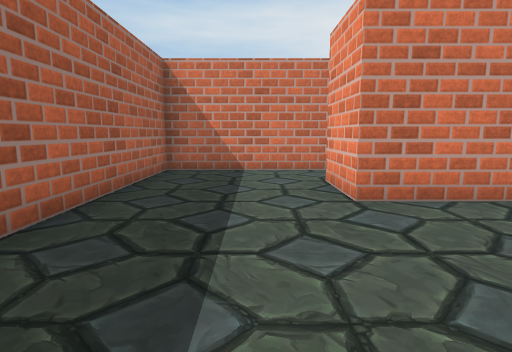
view 1 (above)

12 first-person views from a walk through a scene from a Unity 3-D project. The camera is 0.51 m above the floor, tilts 8° down and sees 80° across. The floor is counted in squares, 0.5 m on a side. Each view is taken from the middle of a square. On the plan, view 1 faces up. The plan holds only what a view shows up to about 12 squares ahead; the rest is blank. The player character is not drawn. Some surface patterns are stand-ins.

view 2
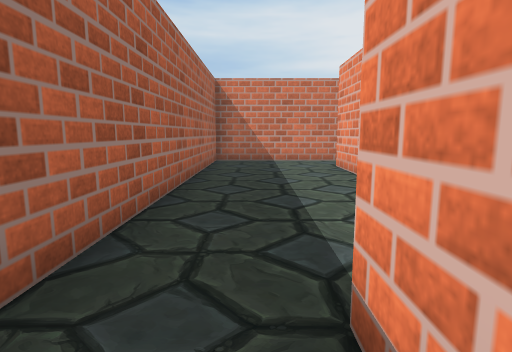

view 3
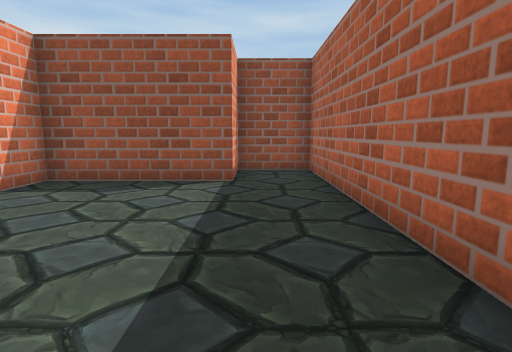

view 4
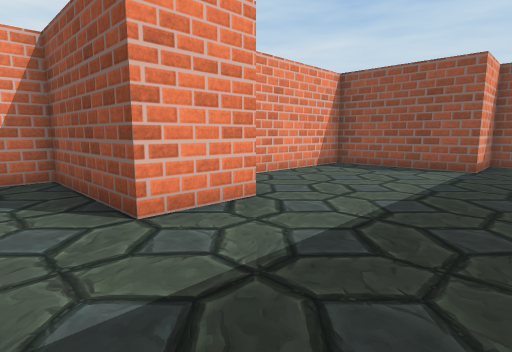

view 5
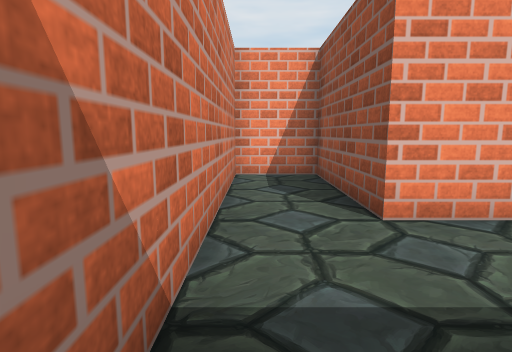

view 6
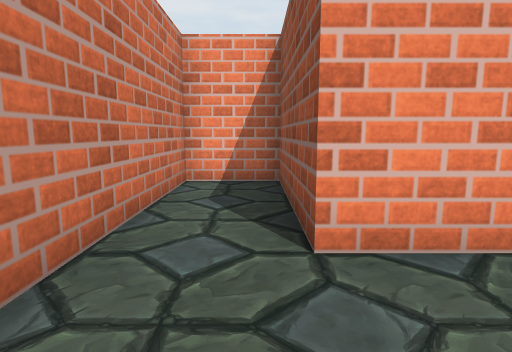

view 7
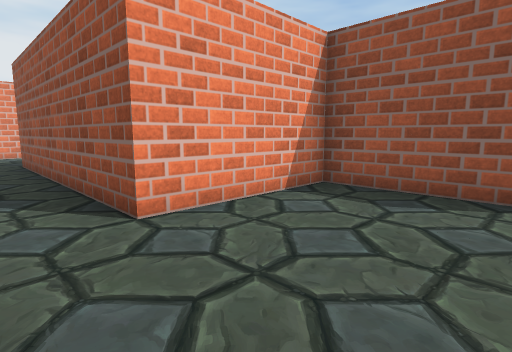

view 8
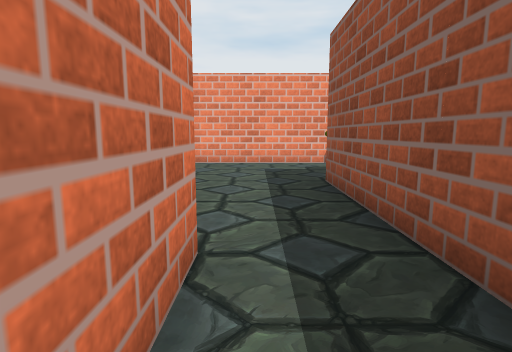

view 9
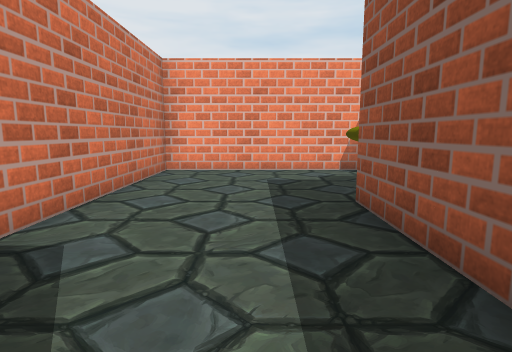

view 10
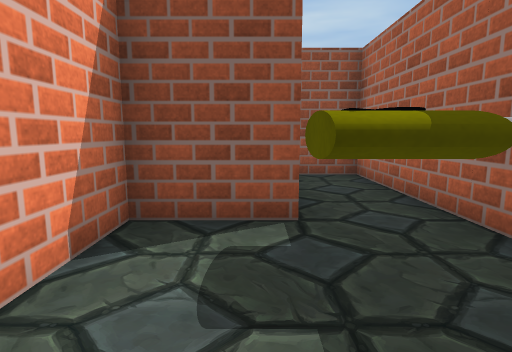

view 11
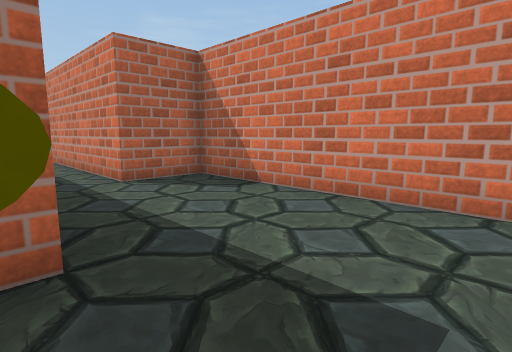

view 12
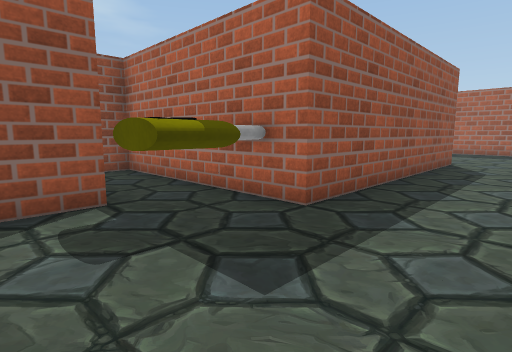

### Floor plan
Points are (right, up) in squares from view 1. A wall is a line through its corners. A room is listed if a view was taken in it or the views show most of it. See-through windows are left out.
Room 1 (views 1, 2, 3, 4, 5, 6, 7)
walls: (2.5, 4.5) (1.5, 4.5) (1.5, 6.5) (5.5, 6.5) (5.5, 8.5) (-2.5, 8.5) (-2.5, -3.5) (-0.5, -3.5) (-0.5, -1.5) (3.5, -1.5) (3.5, 2.5)
Room 2 (views 8, 9, 10, 11, 12)
walls: (13.4, 0.5) (15.5, 0.5) (15.5, 6.5) (7.5, 6.5) (7.5, 4.5) (2.5, 4.5); (3.5, 2.5) (11.5, 2.5) (11.5, -3.5) (13, -3.5)
objects: other object (12, 1) to (13, 2)

Where each view was taken, in squares from view 1:
view 1: 0 up, 0 right, facing up
view 2: 3 down, 1 left, facing up
view 3: 5 up, 1 left, facing down
view 4: 8 up, 2 left, facing down-right
view 5: 8 up, 2 left, facing right
view 6: 7 up, 1 left, facing right
view 7: 4 up, 0 right, facing down-right
view 8: 4 up, 5 right, facing right
view 9: 4 up, 7 right, facing right
view 10: 4 up, 14 right, facing down
view 11: 2 up, 14 right, facing up-left
view 12: 5 up, 15 right, facing down-left
